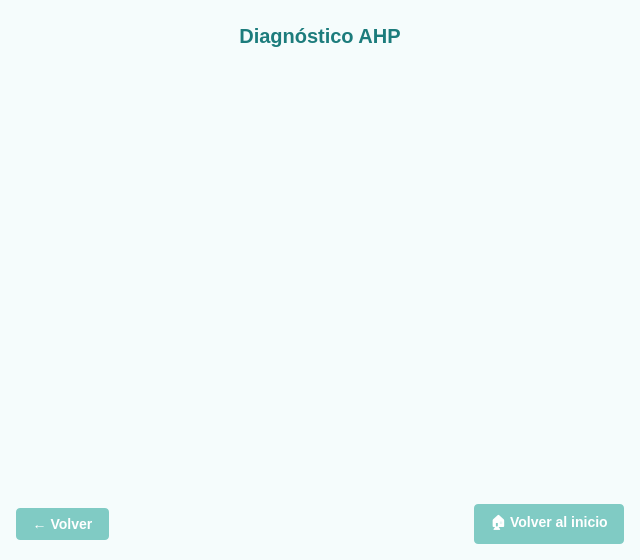
<?xml version="1.0" encoding="UTF-8"?>
<ui version="4.0">
 <class>ChosenAlernative</class>
 <widget class="QWidget" name="ChosenAlernative">
  <property name="geometry">
   <rect>
    <x>0</x>
    <y>0</y>
    <width>640</width>
    <height>560</height>
   </rect>
  </property>
  <property name="windowTitle">
   <string>Resultado del diagnóstico AHP</string>
  </property>
  <property name="styleSheet">
   <string notr="true">
    QWidget {
        background-color: #F5FCFC;
        font-family: "Segoe UI", "Roboto", sans-serif;
        font-size: 14px;
        color: #2C3E50;
    }
    QLabel#titleLabel {
        font-size: 20px;
        font-weight: bold;
        color: #1C7C7C;
        padding: 8px;
    }
    QScrollArea {
        border: none;
        background-color: transparent;
    }
    QGroupBox {
        background-color: #FFFFFF;
        border: 1px solid #B2DFDB;
        border-radius: 8px;
        margin-top: 8px;
        padding-top: 12px;
        padding-left: 8px;
        padding-right: 8px;
        padding-bottom: 8px;
        font-weight: bold;
        color: #00695C;
    }
    QGroupBox::title {
        subcontrol-origin: margin;
        subcontrol-position: top left;
        padding: 4px 12px;
        background-color: #E0F2F1;
        border-radius: 4px;
        color: #004D40;
    }
    QLabel#bestAlternativeLabel {
        font-size: 16px;
        font-weight: bold;
        color: #009688;
    }
    QTableWidget {
        background-color: #FFFFFF;
        border: 1px solid #B2DFDB;
        border-radius: 6px;
        gridline-color: #E0F2F1;
        selection-background-color: #B2DFDB;
        selection-color: #004D40;
    }
    QHeaderView::section {
        background-color: #E0F2F1;
        color: #00695C;
        padding: 6px;
        border: 1px solid #B2DFDB;
        font-weight: bold;
    }
    QPushButton {
        background-color: #26A69A;
        color: white;
        border: none;
        border-radius: 4px;
        padding: 8px 16px;
        font-weight: bold;
    }
    QPushButton:hover {
        background-color: #00897B;
    }
    QPushButton:pressed {
        background-color: #00796B;
    }
    QPushButton#backButton {
        background-color: #80CBC4;
    }
    QPushButton#backButton:hover {
        background-color: #4DB6AC;
    }
    QPushButton#backHomeButton {
        background-color: #80CBC4;
    }
    QPushButton#backHomeButton:hover {
        background-color: #4DB6AC;
    }
   </string>
  </property>
  <layout class="QVBoxLayout" name="mainLayout">
   <property name="spacing">
    <number>8</number>
   </property>
   <property name="leftMargin">
    <number>16</number>
   </property>
   <property name="topMargin">
    <number>16</number>
   </property>
   <property name="rightMargin">
    <number>16</number>
   </property>
   <property name="bottomMargin">
    <number>16</number>
   </property>
   <item>
    <widget class="QLabel" name="titleLabel">
     <property name="text">
      <string>Diagnóstico AHP</string>
     </property>
     <property name="alignment">
      <set>Qt::AlignCenter</set>
     </property>
    </widget>
   </item>
   <item>
    <widget class="QScrollArea" name="scrollArea">
     <property name="widgetResizable">
      <bool>true</bool>
     </property>
     <!-- Solo desactivamos la barra horizontal, la vertical se muestra si es necesario -->
     <property name="horizontalScrollBarPolicy">
      <enum>Qt::ScrollBarAlwaysOff</enum>
     </property>
     <widget class="QWidget" name="resultsContainer">
      <property name="geometry">
       <rect>
        <x>0</x>
        <y>0</y>
        <width>600</width>
        <height>400</height>
       </rect>
      </property>
      <layout class="QVBoxLayout" name="resultsLayout">
       <property name="spacing">
        <number>12</number>
       </property>
      </layout>
     </widget>
    </widget>
   </item>
   <item>
    <widget class="QLabel" name="consistencyLabel">
     <property name="text">
      <string/>
     </property>
     <property name="wordWrap">
      <bool>true</bool>
     </property>
     <property name="styleSheet">
      <string>color: #00695C; font-style: italic;</string>
     </property>
    </widget>
   </item>
   <item>
    <layout class="QHBoxLayout" name="navigationLayout">
     <property name="spacing">
      <number>12</number>
     </property>
     <item>
      <widget class="QPushButton" name="backButton">
       <property name="text">
        <string>← Volver</string>
       </property>
      </widget>
     </item>
     <item>
      <spacer name="horizontalSpacer">
       <property name="orientation">
        <enum>Qt::Horizontal</enum>
       </property>
       <property name="sizeHint" stdset="0">
        <size>
         <width>40</width>
         <height>20</height>
        </size>
       </property>
      </spacer>
     </item>
     <item>
      <widget class="QPushButton" name="backHomeButton">
       <property name="text">
        <string>🏠 Volver al inicio</string>
       </property>
      </widget>
     </item>
    </layout>
   </item>
  </layout>
 </widget>
 <resources/>
 <connections/>
</ui>
